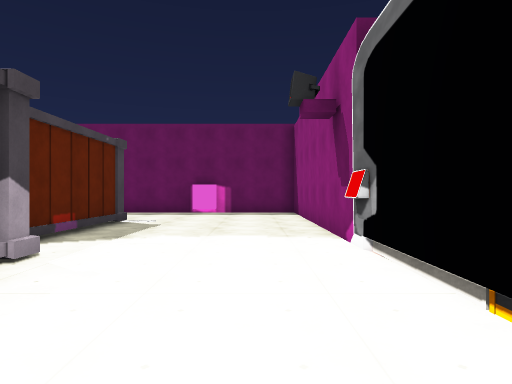
view 1 (above)

12 first-person views from a walk through a Unity game level. The camera is 1.2 m above the floor, looks level and sees 75° across. The floor is counted in squares, 2 m on a side. Each view is taken from the middle of a square. On the plan, view 1 faces up. The plan holds only what a view shows up to about 10 squares ahead; the rest is blank. The place goes on beyond the plan. The player character is not drawn. Some surface patterns are stand-ins.

view 2
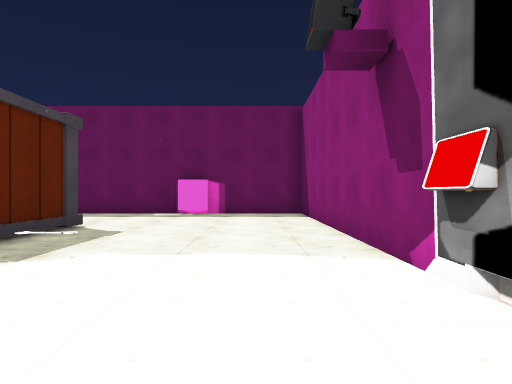

view 3
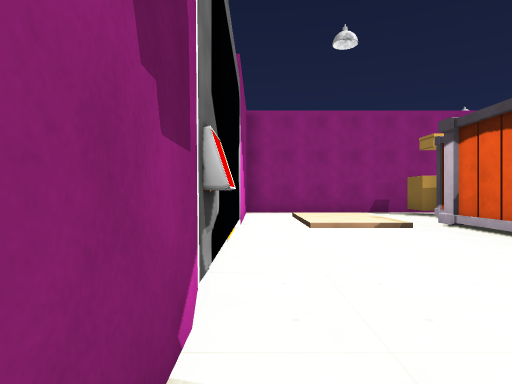

view 4
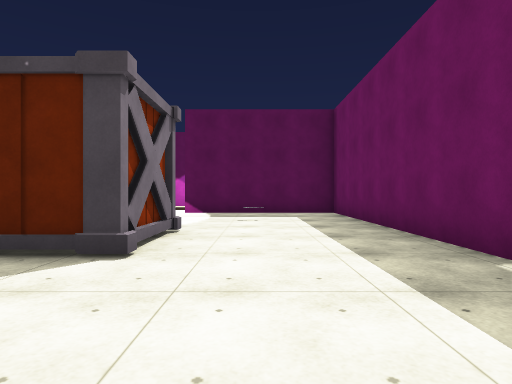

view 5
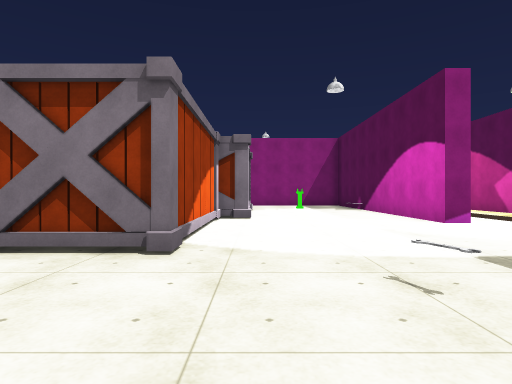

view 6
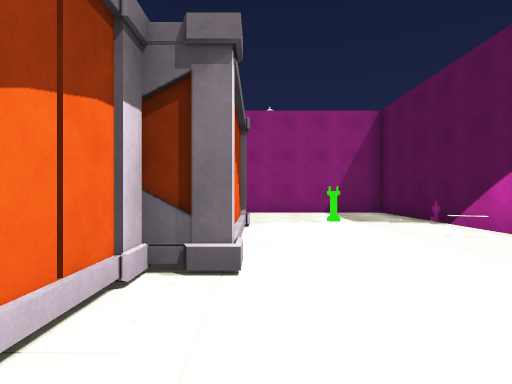

view 7
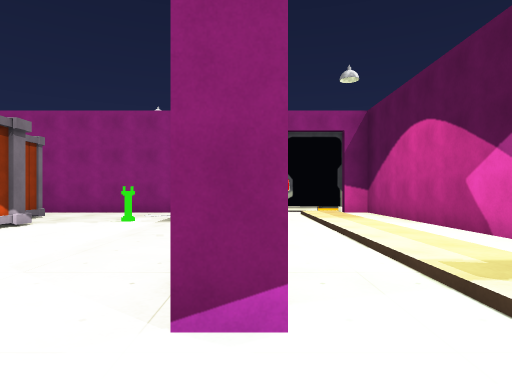

view 8
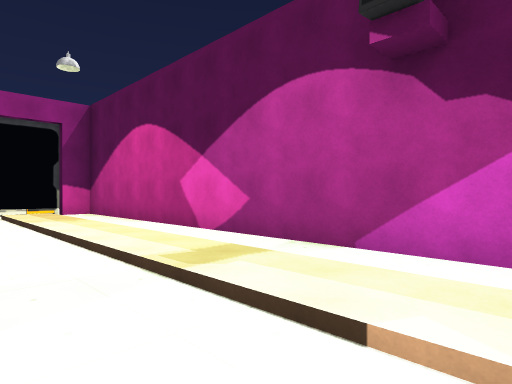

view 9
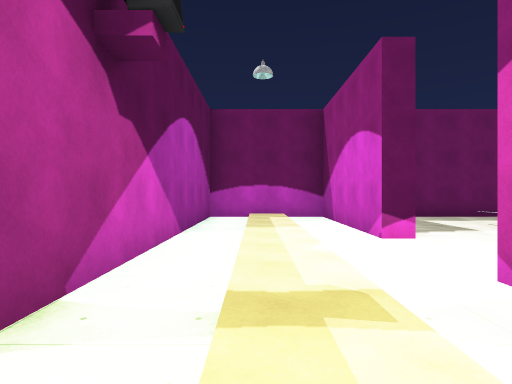

view 10
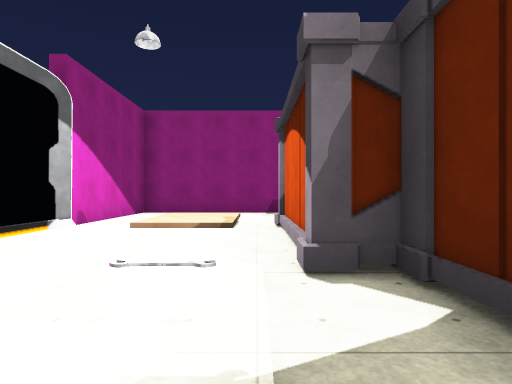

view 11
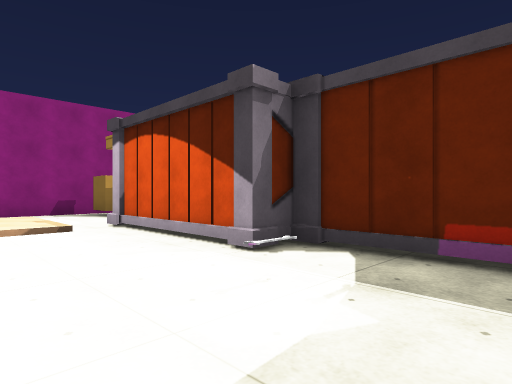

view 12
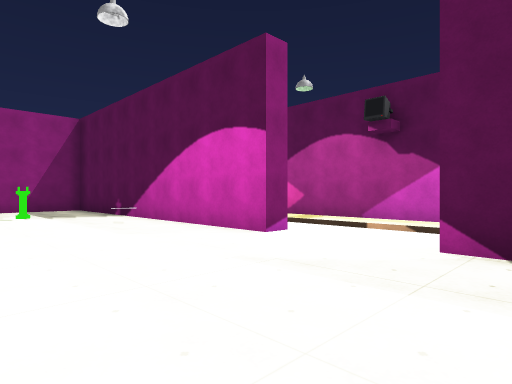

### Floor plan
Key: @ floor where view 1 was taken; # wall or solid block; . main floor; : floor 0.25 m higher than the main floor; / step, stairs or slope; = window, fence, low wall or low ledge; B pink block; O other object.
Columns run from 14 left of view 1 to 2 right of it. Each row starts with its distance up from view 1.
 12 #################
 11 #.//#.......B...#
 10 #.//#...........#
  9 #.//#..=........#
  8 #.//#...........#
  7 #.//#....###....#
  6 #.//.....###....#
  5 #.//.....###....#
  4 #.//#....###....#
  3 #.//#....###....#
  2 #.//#=...  #....#
  1 #.//#....  #....#
  0 #.//#.O..O #.:@.#
 -1 #.//#....# ..:/.#
 -2 #.//#.....O..:/.#
 -3 #.//#.....O.....
 -4 ##OO#### #######

Where each view was taken, in squares from view 1:
view 1: 0 up, 0 right, facing up
view 2: 2 up, 0 right, facing up
view 3: 6 up, 1 right, facing down
view 4: 9 up, 0 right, facing left
view 5: 11 up, 6 left, facing down
view 6: 6 up, 6 left, facing down
view 7: 6 up, 10 left, facing down
view 8: 6 up, 10 left, facing down-left
view 9: 2 up, 12 left, facing up
view 10: 6 up, 2 left, facing down
view 11: 6 up, 0 right, facing down-left
view 12: 8 up, 6 left, facing down-left
